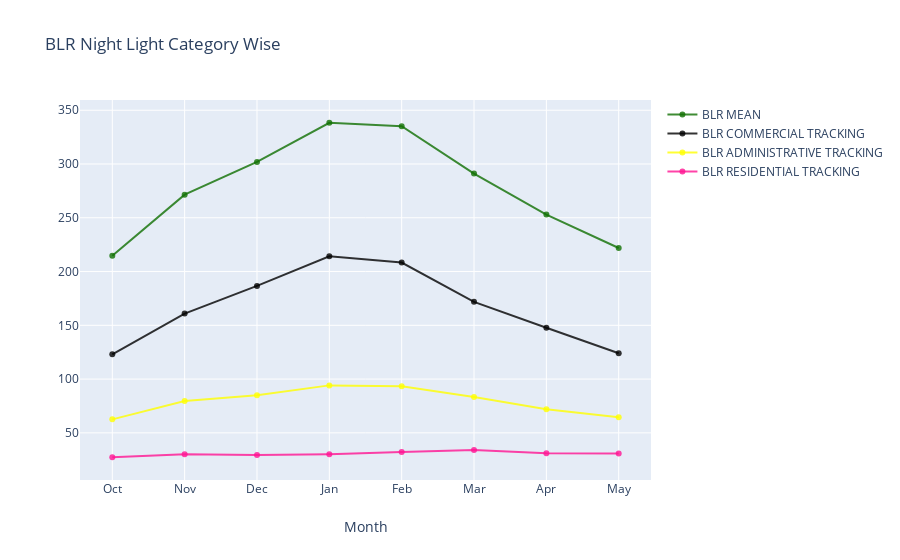

Notebook code cell kept with this figure:
### Code cell
trace1 = go.Scatter(
                    x = months,
                    y = blr_mean,
                    mode = "lines+markers",
                    name = "BLR MEAN",
                    marker = dict(color = 'rgba(16, 112, 2, 0.8)'),
                    text= 'BLR MEAN')
# Creating trace2
trace2 = go.Scatter(
                    x = months,
                    y = blr_res,
                    mode = "lines+markers",
                    name = "BLR RESIDENTIAL",
                    marker = dict(color = 'rgba(80, 26, 80, 0.8)'),
                    text= 'BLR RESIDENTIAL')

trace3 = go.Scatter(
                    x = months,
                    y = blr_adm,
                    mode = "lines+markers",
                    name = "BLR ADMINISTRATIVE",
                    marker = dict(color = 'rgba(255, 0, 10, 0.8)'),
                    text= 'BLR ADMINISTRATIVE')

trace4 = go.Scatter(
                    x = months,
                    y = blr_com,
                    mode = "lines+markers",
                    name = "BLR COMMERCIAL",
                    marker = dict(color = 'rgba(0, 0, 255, 0.8)'),
                    text= 'BLR COMMERCIAL')

trace5 = go.Scatter(
                    x = months,
                    y = blr_com_tracking,
                    mode = "lines+markers",
                    name = "BLR COMMERCIAL TRACKING",
                    marker = dict(color = 'rgba(0, 0, 0, 0.8)'),
                    text= 'BLR COMM Tracking')

trace6 = go.Scatter(
                    x = months,
                    y = blr_adm_tracking,
                    mode = "lines+markers",
                    name = "BLR ADMINISTRATIVE TRACKING",
                    marker = dict(color = 'rgba(255, 255, 0, 0.8)'),
                    text= 'BLR ADM Tracking')

trace7= go.Scatter(
                    x = months,
                    y = blr_res_tracking,
                    mode = "lines+markers",
                    name = "BLR RESIDENTIAL TRACKING",
                    marker = dict(color = 'rgba(255, 20, 147, 0.8)'),
                    text= 'BLR RES Tracking')


#data = [trace1, trace2, trace3, trace4, trace5, trace6, trace7]
data = [trace1, trace5, trace6, trace7]
layout = dict(title = 'BLR Night Light Category Wise',
              xaxis= dict(title= 'Month',ticklen= 5,zeroline= False)
             )
fig = dict(data = data, layout = layout)
iplot(fig)

### Figure 1 — Plotly figure (JSON) as saved in the notebook; plotly's stock layout.template omitted (floating-point values rounded to 4 significant figures)
{"data": [{"marker": {"color": "rgba(16, 112, 2, 0.8)"}, "mode": "lines+markers", "name": "BLR MEAN", "text": "BLR MEAN", "type": "scatter", "x": ["Oct", "Nov", "Dec", "Jan", "Feb", "Mar", "Apr", "May"], "y": [214.7, 271.5, 301.9, 338.4, 335.2, 291.1, 253.0, 221.9]}, {"marker": {"color": "rgba(0, 0, 0, 0.8)"}, "mode": "lines+markers", "name": "BLR COMMERCIAL TRACKING", "text": "BLR COMM Tracking", "type": "scatter", "x": ["Oct", "Nov", "Dec", "Jan", "Feb", "Mar", "Apr", "May"], "y": [123.1, 160.9, 186.7, 214.1, 208.4, 171.8, 147.7, 124.0]}, {"marker": {"color": "rgba(255, 255, 0, 0.8)"}, "mode": "lines+markers", "name": "BLR ADMINISTRATIVE TRACKING", "text": "BLR ADM Tracking", "type": "scatter", "x": ["Oct", "Nov", "Dec", "Jan", "Feb", "Mar", "Apr", "May"], "y": [62.56, 79.58, 84.92, 94.15, 93.43, 83.41, 71.88, 64.61]}, {"marker": {"color": "rgba(255, 20, 147, 0.8)"}, "mode": "lines+markers", "name": "BLR RESIDENTIAL TRACKING", "text": "BLR RES Tracking", "type": "scatter", "x": ["Oct", "Nov", "Dec", "Jan", "Feb", "Mar", "Apr", "May"], "y": [27.32, 30.06, 29.53, 30.1, 32.1, 33.97, 31.09, 30.73]}], "layout": {"title": {"text": "BLR Night Light Category Wise"}, "xaxis": {"ticklen": 5, "title": {"text": "Month"}, "zeroline": false}}}
